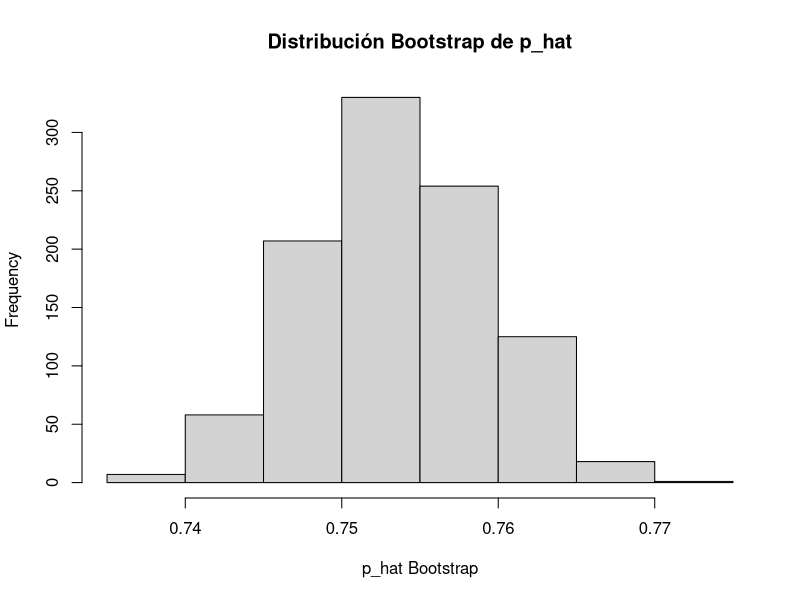

Generate this figure with R:
## ---- chunk 1
library("tidyverse")

data_arrest <- carData::Arrests
p_hat <- mean(data_arrest$colour == "White")  # Proporción estimada de arrestados que son blancos

# Desviación estándar de una proporción
sigma = sqrt(p_hat * (1 - p_hat))
n = nrow(data_arrest)  # Tamaño de la muestra
se = sigma / sqrt(n)  # Error estándar

# Intervalo de confianza usando el valor crítico de 1.96 para el 95% de confianza
ic = p_hat + c(-1, 1) * 1.96 * se
ic
## ---- chunk 2
results <- numeric(1000)  # Vector para almacenar los resultados de cada iteración Bootstrap

for (i in 1:1000) {
  # Realizamos un remuestreo con reemplazo del conjunto de datos original
  sample_data_arrest <- dplyr::sample_n(data_arrest, size = n, replace = TRUE)
  
  # Calculamos p_hat para cada muestra Bootstrap
  p_hat_b <- mean(sample_data_arrest$colour == "White")
  
  # Almacenamos el resultado
  results[i] <- p_hat_b
  
  # Opción para mostrar el progreso de las iteraciones
  cat("=============== Iteración ", i, " ===============\n")
}

# Cálculo del error estándar Bootstrap (desviación estándar de los resultados)
se_bs <- sd(results)

# Mostrar un resumen de los resultados obtenidos
tibble::as_tibble(results) %>% summary()

# Histograma de la distribución Bootstrap de p_hat
hist(results, main = "Distribución Bootstrap de p_hat", xlab = "p_hat Bootstrap")

# Calculo del intervalo de confianza Bootstrap
quantile(results, probs = c(0.025, 0.975))
